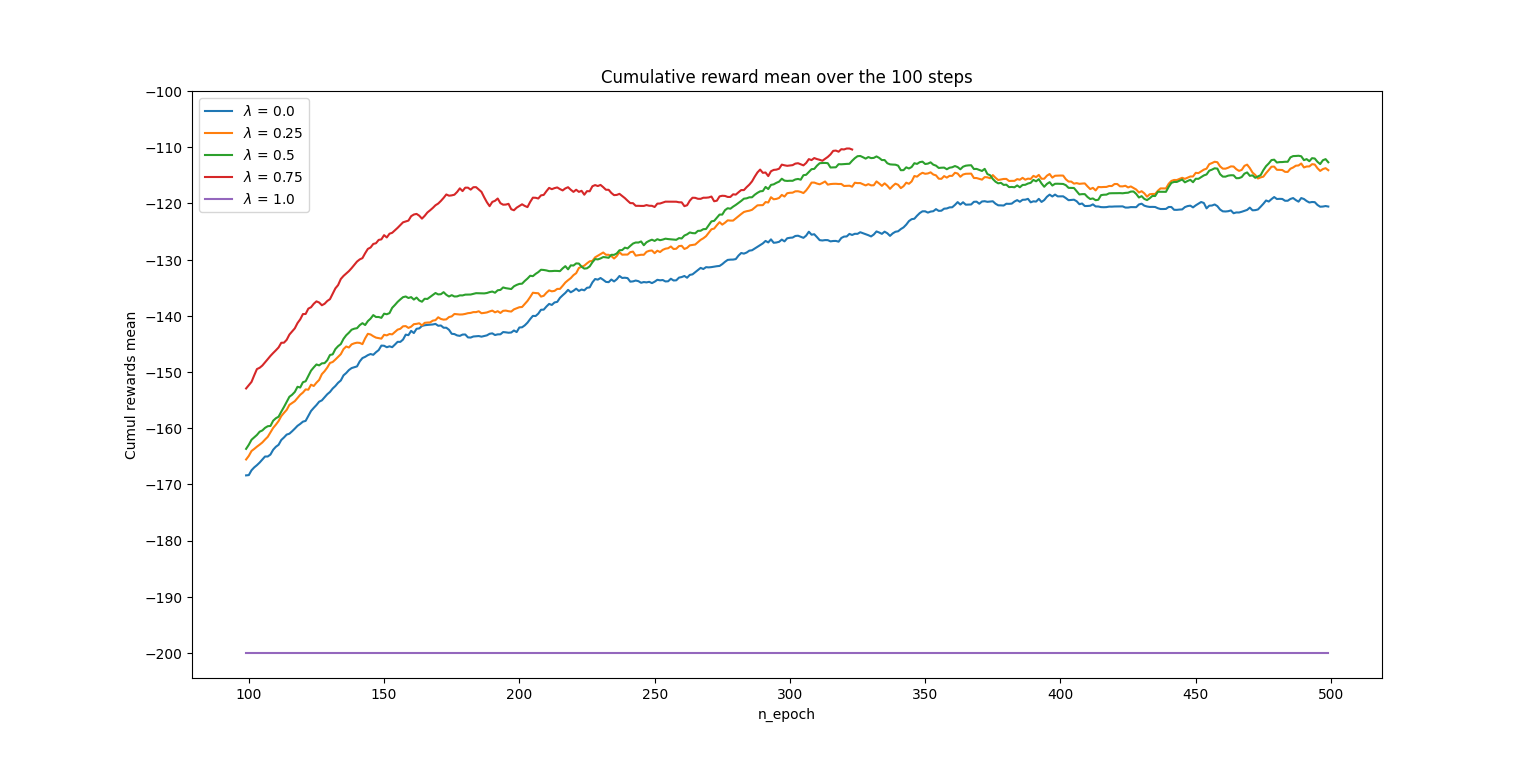

Source code (Python):
import numpy as np
import gym
from tilecoding import TileCoder


def get_tile_coder(environment):
    return TileCoder(
        environment.observation_space.high,
        environment.observation_space.low,
        num_tilings=8,
        tiling_dim=8,
        max_size=4096,
    )


def set_random_seed(environment, seed):
    environment.seed(seed)
    np.random.seed(seed)

def choose_action(state, action_space, theta, tile_coder):
    Q = []
    for action in range(action_space.n):
        x = tile_coder.phi(state, action)
        Q.append(np.sum(theta[x]))

    return np.argmax(Q)
    
def run(seed, epochs=100, T=200, alpha=0.1, lambda_=0.9, gamma=1.0):
    environment = gym.make("MountainCar-v0")
    set_random_seed(environment, seed)
    tile_coder = get_tile_coder(environment)
    
    theta = np.zeros(tile_coder.size)
    
    r_cumuls = np.zeros(epochs)
    r_cumuls_means = []

    action_space = environment.action_space

    for n_epoch in range(epochs):
        s = environment.reset()
        a = choose_action(s, action_space, theta, tile_coder)
        # Traces
        z = np.zeros(tile_coder.size)

        for _ in range(T):
            s_, r, is_terminal_state, _ = environment.step(a)
            r_cumuls[n_epoch] += r
            delta = r

            for x in tile_coder.phi(s, a):
                delta -= theta[x]
                # Replacing traces
                z[x] = 1

            if is_terminal_state:
                # print(f"epoch {n_epoch} skipped with r_cumul = {r_cumuls[n_epoch]}")
                theta += alpha * delta * z
                break

            a_ = choose_action(s_, action_space, theta, tile_coder)

            for x in tile_coder.phi(s_, a_):
                delta += gamma * theta[x]
            
            theta += alpha * delta * z
            z *= gamma * lambda_
            
            s, a = s_, a_

        if n_epoch >= 99 and np.mean(r_cumuls[n_epoch-99:n_epoch+1]) >= -110:
            print(f"Environment resolved with r_cumuls mean = {np.mean(r_cumuls[n_epoch-99:n_epoch+1])}, n_epoch = {n_epoch}")
            break
        
        r_cumuls_means.append(np.mean(r_cumuls[n_epoch-99:n_epoch+1]))
    
    environment.close()

    return r_cumuls_means


if __name__ == "__main__":
    from matplotlib import pyplot as plt

    seed = 42 
       
    for l in np.linspace(0,1,5):
        print(f"lambda = {str(l)}")
        plt.plot(run(seed, epochs=500, lambda_=l), label="{0} = {1}".format(r"$\lambda$", str(l)))

    plt.title("Cumulative reward mean over the 100 steps")
    plt.xlabel("n_epoch")
    plt.ylabel("Cumul rewards mean")
    plt.yticks(np.linspace(-200, -100, 11))    
    plt.legend()    
    plt.show()
